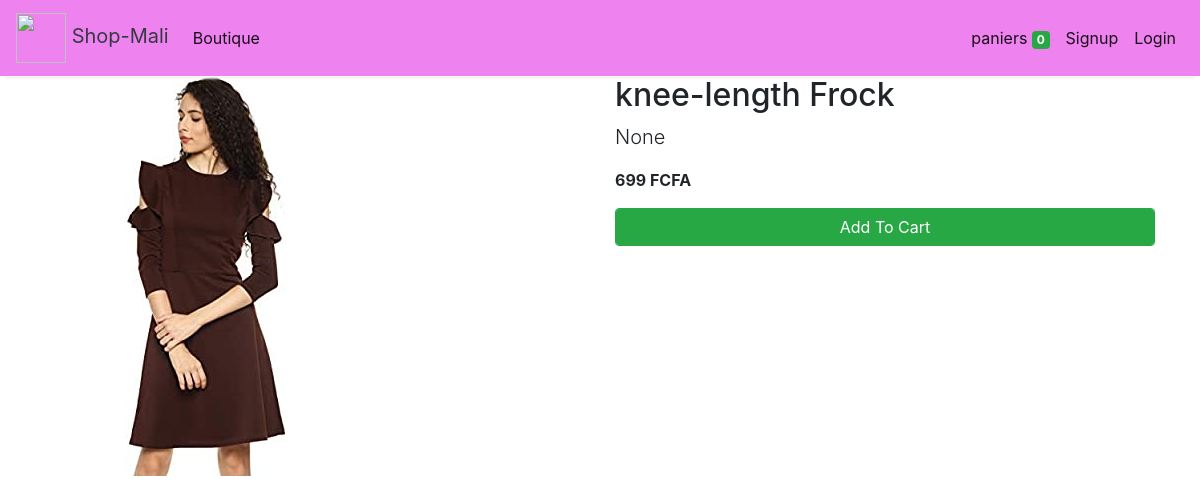
The page /product/57/ on the database its author committed.
### store/models/product.py (models this page shows, shortened)
class Products(models.Model):
    name = models.CharField(max_length=60)
    price= models.IntegerField(default=0)
    category= models.ForeignKey(Category,on_delete=models.CASCADE,default=1 )
    description= models.CharField(max_length=250, default='', blank=True, null= True)
    image= models.ImageField(upload_to='uploads/products/')

### store/views/product_detail.py (the view)
# urls.py: path('product/<int:id>/', product_detail, name='product_detail'),
def product_detail(request, id):
    try:
        product = get_object_or_404(Products, id=id)
    except Products.DoesNotExist:
        raise Http404("Product does not exist")
    context = {'product': product}
    return render(request, 'product_detail.html', context)

### store/templatetags/custom_filter.py (called while the page is built)
@register.filter(name='currency')
def currency(number):
    return str(number) + " FCFA "

### store/templates/product_detail.html (shortened to what this page needs)
{% extends 'base.html' %}
{% block content %}
{% load cart %}
{% load custom_filter %}
<div class="container">
    <div class="row">
        <div class="col-md-6">
            <img src="{{ product.image.url }}" class="img-fluid" alt="{{ product.name }}">
        </div>
        <div class="col-md-6">
            <h2>{{ product.name }}</h2>
            <p class="lead">{{product.description}}</p>
            <p class="card-text"><b>{{product.price|currency}}</b></p>
                        <form action="/#{{product.id}}" method="POST" class="btn-block">
                <input type="submit" class="float-right btn btn-success form-control" value="Add To Cart">
            </form>
        </div>
    </div>
</div>
{% endblock %}

### rows shown on the page
Products: image (picture), name "knee-length Frock", description "None", price "699 FCFA"

### other values the page prints
{{ request.session.cart.keys|length }} "0"
